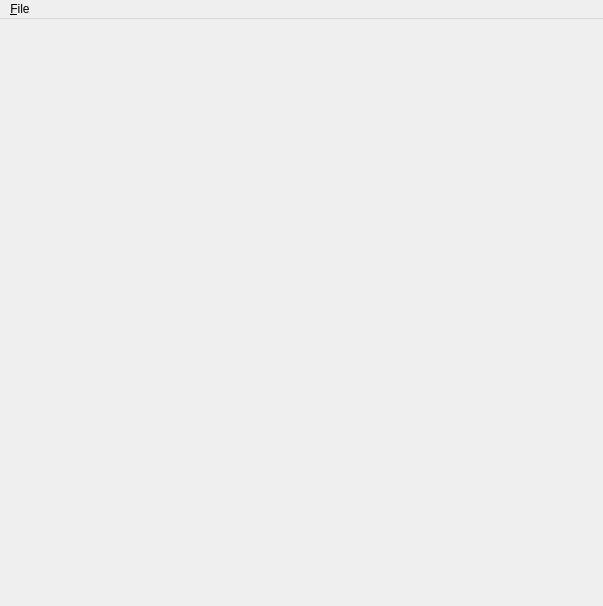
<?xml version="1.0" encoding="UTF-8"?>
<ui version="4.0">
 <class>MainWindowBase</class>
 <widget class="QMainWindow" name="MainWindowBase">
  <property name="geometry">
   <rect>
    <x>0</x>
    <y>0</y>
    <width>603</width>
    <height>606</height>
   </rect>
  </property>
  <property name="windowTitle">
   <string>The Bouncing Clock!</string>
  </property>
  <widget class="QWidget" name="widget"/>
  <widget class="QMenuBar" name="menubar">
   <property name="geometry">
    <rect>
     <x>0</x>
     <y>0</y>
     <width>603</width>
     <height>19</height>
    </rect>
   </property>
   <widget class="QMenu" name="fileMenu">
    <property name="title">
     <string>&amp;File</string>
    </property>
    <addaction name="fileExitAction"/>
   </widget>
   <addaction name="fileMenu"/>
  </widget>
  <action name="fileExitAction">
   <property name="text">
    <string>E&amp;xit</string>
   </property>
   <property name="iconText">
    <string>Exit</string>
   </property>
   <property name="shortcut">
    <string/>
   </property>
  </action>
 </widget>
 <layoutdefault spacing="6" margin="11"/>
 <resources/>
 <connections>
  <connection>
   <sender>fileExitAction</sender>
   <signal>activated()</signal>
   <receiver>MainWindowBase</receiver>
   <slot>fileExit()</slot>
   <hints>
    <hint type="sourcelabel">
     <x>-1</x>
     <y>-1</y>
    </hint>
    <hint type="destinationlabel">
     <x>20</x>
     <y>20</y>
    </hint>
   </hints>
  </connection>
 </connections>
</ui>
